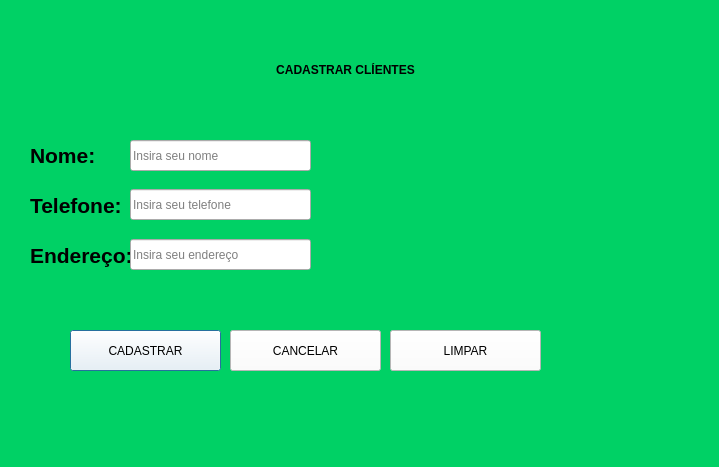
<?xml version="1.0" encoding="UTF-8"?>
<ui version="4.0">
 <class>Dialog</class>
 <widget class="QDialog" name="Dialog">
  <property name="geometry">
   <rect>
    <x>0</x>
    <y>0</y>
    <width>719</width>
    <height>467</height>
   </rect>
  </property>
  <property name="windowTitle">
   <string>Dialog</string>
  </property>
  <widget class="QLabel" name="label">
   <property name="geometry">
    <rect>
     <x>0</x>
     <y>0</y>
     <width>751</width>
     <height>481</height>
    </rect>
   </property>
   <property name="styleSheet">
    <string notr="true">font: 75 italic 26pt &quot;Segoe UI&quot;;
color: rgb(255, 255, 255);
background-color: rgb(0, 209, 101);</string>
   </property>
   <property name="text">
    <string>&lt;html&gt;&lt;head/&gt;&lt;body&gt;&lt;p align=&quot;center&quot;&gt;&lt;br/&gt;&lt;/p&gt;&lt;/body&gt;&lt;/html&gt;</string>
   </property>
  </widget>
  <widget class="QLabel" name="label_2">
   <property name="geometry">
    <rect>
     <x>30</x>
     <y>140</y>
     <width>91</width>
     <height>31</height>
    </rect>
   </property>
   <property name="styleSheet">
    <string notr="true">font: 75 italic 20pt &quot;Segoe UI&quot;;</string>
   </property>
   <property name="text">
    <string>&lt;html&gt;&lt;head/&gt;&lt;body&gt;&lt;p&gt;&lt;span style=&quot; font-size:16pt; font-weight:600;&quot;&gt;Nome:&lt;/span&gt;&lt;/p&gt;&lt;/body&gt;&lt;/html&gt;</string>
   </property>
  </widget>
  <widget class="QLabel" name="label_3">
   <property name="geometry">
    <rect>
     <x>30</x>
     <y>190</y>
     <width>91</width>
     <height>31</height>
    </rect>
   </property>
   <property name="styleSheet">
    <string notr="true">font: 75 italic 20pt &quot;Segoe UI&quot;;</string>
   </property>
   <property name="text">
    <string>&lt;html&gt;&lt;head/&gt;&lt;body&gt;&lt;p&gt;&lt;span style=&quot; font-size:16pt; font-weight:600;&quot;&gt;Telefone:&lt;/span&gt;&lt;/p&gt;&lt;/body&gt;&lt;/html&gt;</string>
   </property>
  </widget>
  <widget class="QLabel" name="label_4">
   <property name="geometry">
    <rect>
     <x>30</x>
     <y>240</y>
     <width>111</width>
     <height>31</height>
    </rect>
   </property>
   <property name="styleSheet">
    <string notr="true">font: 75 italic 20pt &quot;Segoe UI&quot;;</string>
   </property>
   <property name="text">
    <string>&lt;html&gt;&lt;head/&gt;&lt;body&gt;&lt;p&gt;&lt;span style=&quot; font-size:16pt; font-weight:600;&quot;&gt;Endereço:&lt;/span&gt;&lt;/p&gt;&lt;/body&gt;&lt;/html&gt;</string>
   </property>
  </widget>
  <widget class="QLineEdit" name="inputname">
   <property name="geometry">
    <rect>
     <x>130</x>
     <y>140</y>
     <width>181</width>
     <height>31</height>
    </rect>
   </property>
   <property name="placeholderText">
    <string>Insira seu nome</string>
   </property>
  </widget>
  <widget class="QLineEdit" name="inputtel">
   <property name="geometry">
    <rect>
     <x>130</x>
     <y>189</y>
     <width>181</width>
     <height>31</height>
    </rect>
   </property>
   <property name="placeholderText">
    <string>Insira seu telefone</string>
   </property>
  </widget>
  <widget class="QLineEdit" name="inputend">
   <property name="geometry">
    <rect>
     <x>130</x>
     <y>239</y>
     <width>181</width>
     <height>31</height>
    </rect>
   </property>
   <property name="placeholderText">
    <string>Insira seu endereço</string>
   </property>
  </widget>
  <widget class="QLabel" name="label_5">
   <property name="geometry">
    <rect>
     <x>380</x>
     <y>100</y>
     <width>261</width>
     <height>191</height>
    </rect>
   </property>
   <property name="styleSheet">
    <string notr="true">image: url(:/add/icons/cadastrar-img.png);</string>
   </property>
   <property name="text">
    <string/>
   </property>
  </widget>
  <widget class="QLabel" name="label_6">
   <property name="geometry">
    <rect>
     <x>140</x>
     <y>30</y>
     <width>411</width>
     <height>81</height>
    </rect>
   </property>
   <property name="styleSheet">
    <string notr="true">font: 75 28pt &quot;Segoe UI&quot;;</string>
   </property>
   <property name="text">
    <string>&lt;html&gt;&lt;head/&gt;&lt;body&gt;&lt;p align=&quot;center&quot;&gt;&lt;span style=&quot; font-weight:600;&quot;&gt;CADASTRAR CLÍENTES&lt;/span&gt;&lt;/p&gt;&lt;/body&gt;&lt;/html&gt;</string>
   </property>
  </widget>
  <widget class="QPushButton" name="btnadd">
   <property name="geometry">
    <rect>
     <x>70</x>
     <y>330</y>
     <width>151</width>
     <height>41</height>
    </rect>
   </property>
   <property name="styleSheet">
    <string notr="true">font: 75 20pt &quot;Segoe UI&quot;;
color: rgb(0, 0, 0);
background-color: rgb(255, 255, 255);</string>
   </property>
   <property name="text">
    <string>CADASTRAR</string>
   </property>
  </widget>
  <widget class="QPushButton" name="btncancel">
   <property name="geometry">
    <rect>
     <x>230</x>
     <y>330</y>
     <width>151</width>
     <height>41</height>
    </rect>
   </property>
   <property name="styleSheet">
    <string notr="true">font: 75 20pt &quot;Segoe UI&quot;;
color: rgb(0, 0, 0);
background-color: rgb(255, 255, 255);</string>
   </property>
   <property name="text">
    <string>CANCELAR</string>
   </property>
  </widget>
  <widget class="QPushButton" name="btnlimp">
   <property name="geometry">
    <rect>
     <x>390</x>
     <y>330</y>
     <width>151</width>
     <height>41</height>
    </rect>
   </property>
   <property name="styleSheet">
    <string notr="true">font: 75 20pt &quot;Segoe UI&quot;;
color: rgb(0, 0, 0);
background-color: rgb(255, 255, 255);</string>
   </property>
   <property name="text">
    <string>LIMPAR</string>
   </property>
  </widget>
 </widget>
 <resources>
  <include location="cadastro.qrc"/>
 </resources>
 <connections/>
</ui>
